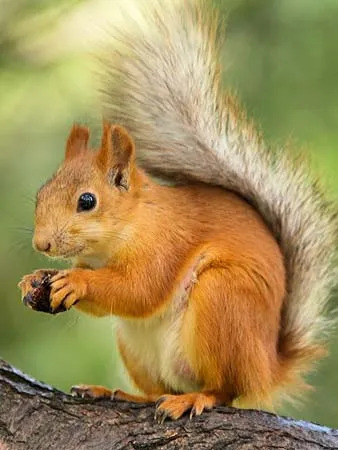
#> input picture img-1.jpg, 338 x 450 px; its folder holds 4 pictures in this run; the run also reads 2 pictures not shown here
$ jupyter execute Image_and_Video_Compressor.ipynb
#> lines starting #> are read from the running program, lines starting #| are printed output that depends on the picture; long printed decimals are rounded
# MDS Assignment - 1

## Importing necessary libraries

[cell 1]
import numpy as np
import pandas as pd
import matplotlib.pyplot as plt
import cv2 as cv
import PIL

## Image Compressor

[cell 2]
class ImageCompressor:
    def __init__(self,img_src) -> None:
        if type(img_src) == str:
            self.image_array = cv.imread(img_src)[:,:,::-1] #cv reads images in bgr format by default
            self.img_path = img_src
        elif type(img_src) == np.ndarray:
            self.image_array = img_src
            self.img_path = f'img_{np.random.randint(0,1000000000)}.jpg'
        else:
            raise TypeError("Invalid Image Source")
        self.RCh,self.GCh,self.BCh = [self.image_array[:,:,i] for i in range(3)]
        self.compressed_image_array=None
        self.S_values = []
        self.Var_covered = []
        self.ret_dims = []
        self.num_S_values = []
        self.height,self.width = self.image_array.shape[0:2]
        self.elements_before_compression = []
        self.elements_after_compression = []

    def preprocess_single_channel(self,channel_number):
        img_channel = self.image_array[:,:,channel_number]
        mean = np.mean(img_channel,axis=0)
        std = np.std(img_channel,axis=0)
        return np.divide((np.subtract(img_channel,mean)),std),mean,std

    def compress_single_channel(self,channel_number,compression_precent):
        processed_channel,mean,std = self.preprocess_single_channel(channel_number)

        U,S,V = np.linalg.svd(processed_channel)
        ret_dims = self.get_retain_dims(S,compression_precent)
        self.ret_dims.append(ret_dims)
        self.S_values.append(S)
        self.num_S_values.append(S.shape[0])
        self.Var_covered.append(np.cumsum(np.square(S))/np.sum(np.square(S))*100)
        self.elements_before_compression.append(U.shape[0]*V.shape[1])

        U = U[:,:ret_dims]
        S = np.diag(S[:ret_dims])
        V = V[:ret_dims,:]

        self.elements_after_compression.append((U.shape[0]+V.shape[1]+1)*ret_dims)

        compressed_channel = (np.dot(np.dot(U,S),V)*std+mean)
        compressed_channel[np.where(compressed_channel>255)] = 255
        compressed_channel[np.where(compressed_channel<0)] = 0
        compressed_channel = np.uint8(compressed_channel)

        return compressed_channel

    def compress_image(self,compression_percent = 0.99,asImage=False):
        self.S_values = []
        self.num_S_values = []
        self.Var_covered = []
        self.ret_dims = []
        self.elements_before_compression = []
        self.elements_after_compression = []
        self.compression_present = compression_percent*100
        self.cRCh,self.cGCh,self.cBCh = [self.compress_single_channel(i,compression_percent) for i in range(3)]
        self.compressed_image_array = np.dstack((self.cRCh,self.cGCh,self.cBCh))
        if asImage:
            return PIL.Image.fromarray(self.compressed_image_array)
        else:
            return self.compressed_image_array


    def display_compressed_image(self,detailed=True,save=False):
        display_image,display_message = (self.compressed_image_array,f"Compressed Image with {self.compression_present}% details preserved") if self.compressed_image_array is not None else (self.image_array,"Image not compressed")

        if detailed:
            fig, ax = plt.subplots(4,2,figsize=(12,7))

            ax[0,0].imshow(self.image_array)
            ax[0,0].title.set_text("Original Image")

            ax[0,1].imshow(display_image)
            ax[0,1].title.set_text(display_message)

            ax[1,0].plot(self.S_values[0],c='r')
            ax[1,0].plot([self.ret_dims[0],self.ret_dims[0]],[self.S_values[0][0],0],c='y',ls='dashed',lw=0.5)
            ax[1,0].scatter([self.ret_dims[0]],[self.S_values[0][self.ret_dims[0]]],c='y',marker='x')

            ax[1,1].plot(self.Var_covered[0],c='r')
            ax[1,1].plot([self.compression_present for i in range(len(self.Var_covered[0]))],c='y',ls='dashed',lw=0.5)
            ax[1,1].plot([self.ret_dims[0],self.ret_dims[0]],[self.Var_covered[0][0],100],c='y',ls='dashed',lw=0.5)
            ax[1,1].scatter([self.ret_dims[0]],[self.compression_present],c='y',marker='x')

            ax[2,0].plot(self.S_values[1],c='g')
            ax[2,0].plot([self.ret_dims[1],self.ret_dims[1]],[self.S_values[1][0],0],c='y',ls='dashed',lw=0.5)
            ax[2,0].scatter([self.ret_dims[1]],[self.S_values[1][self.ret_dims[1]]],c='y',marker='x')

            ax[2,1].plot(self.Var_covered[1],c='g')
            ax[2,1].plot([self.compression_present for i in range(len(self.Var_covered[1]))],c='y',ls='dashed',lw=0.5)
            ax[2,1].plot([self.ret_dims[1],self.ret_dims[1]],[self.Var_covered[1][0],100],c='y',ls='dashed',lw=0.5)
            ax[2,1].scatter([self.ret_dims[1]],[self.compression_present],c='y',marker='x')

            ax[3,0].plot(self.S_values[2],c='b')
            ax[3,0].plot([self.ret_dims[2],self.ret_dims[2]],[self.S_values[2][0],0],c='y',ls='dashed',lw=0.5)
            ax[3,0].scatter([self.ret_dims[2]],[self.S_values[2][self.ret_dims[2]]],c='y',marker='x')

            ax[3,1].plot(self.Var_covered[2],c='b')
            ax[3,1].plot([self.compression_present for i in range(len(self.Var_covered[2]))],c='y',ls='dashed',lw=0.5)
            ax[3,1].plot([self.ret_dims[2],self.ret_dims[2]],[self.Var_covered[2][0],100],c='y',ls='dashed',lw=0.5)
            ax[3,1].scatter([self.ret_dims[2]],[self.compression_present],c='y',marker='x')

            plt.setp(ax[1:,0],xlabel = "i")
            plt.setp(ax[1:,1],xlabel = "No. of singular values")

            ax[2,0].set_ylabel("i_th singular value")
            ax[2,1].set_ylabel("% variance covered")

        else:
            fig,ax = plt.subplots(1,2,figsize=(10,6))

            ax[0].imshow(self.image_array)
            ax[0].title.set_text("Original Image")

            ax[1].imshow(display_image)
            ax[1].title.set_text(display_message)

        if save:
            plt.savefig(f'comparision_{self.img_path}')
        plt.show()


    def get_retain_dims(self,S,percent_retain):
        ret_dim = 0
        tot = np.sum(np.square(S))
        variance = np.square(S)
        variance_covered = 0
        while variance_covered < percent_retain*tot:
            variance_covered += variance[ret_dim]
            ret_dim = min(ret_dim+1,len(variance)-1)
        return ret_dim

## Video Compressor

[cell 3]
class VideoCompresor:
    def __init__(self,vid_path) -> None:
        self.vid_path = vid_path
        self.video = cv.VideoCapture(self.vid_path)
        self.frame_rate=self.video.get(cv.CAP_PROP_FPS)
        self.total_frames = int(self.video.get(cv.CAP_PROP_FRAME_COUNT))
        self.frames = []
        for fno in range(0, self.total_frames):
            self.video.set(cv.CAP_PROP_POS_FRAMES, fno)
            _, image_array = self.video.read()
            self.frames.append(image_array)
        self.frames = np.array(self.frames)
        self.height,self.width = self.frames.shape[1:3]
        self.compressed_frames = []
        self.video.release()

    def compress_video(self,compression_percent=0.99):
        self.compressed_frames = []
        for frame in self.frames:
            I = ImageCompressor(frame)
            self.compressed_frames.append(I.compress_image(compression_percent))
        fourcc = cv.VideoWriter_fourcc(*'avc1')
        vid_name = self.vid_path.split('/')[-1]
        compressed_video = cv.VideoWriter(f'compressed_{vid_name}',fourcc,float(self.frame_rate),(self.width,self.height))

        for frame in self.compressed_frames:
            compressed_video.write(frame)
        compressed_video.release()

## Compressing a few images

[cell 4]
for i in range(1,5):
    I = ImageCompressor(f"img-{i}.jpg")
    img = I.compress_image(0.99,True)
    img.save(f'compressed_{i}.jpg')
    I.display_compressed_image(detailed=True,save=True)#change detailed to false to view only the image_array comparision.
    print('Compression Precentage',sum(I.elements_before_compression)/sum(I.elements_after_compression))
#> this loop made 4 passes
#| Compression Precentage 2.142
#| Compression Precentage 1.612
#| Compression Precentage 2.286
#| Compression Precentage 2.603
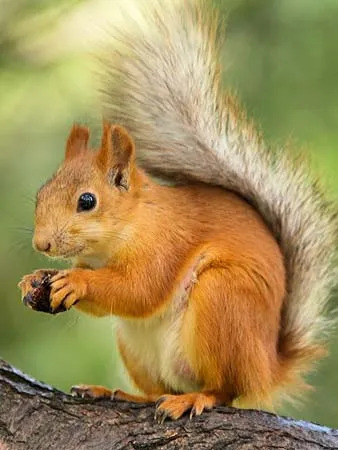
#> input picture img-1.jpg, 338 x 450 px
#> pass 1, in __init__, `self.RCh,self.GCh,self.BCh = [self.image_array[:,:,i] for i in range(3)]`:
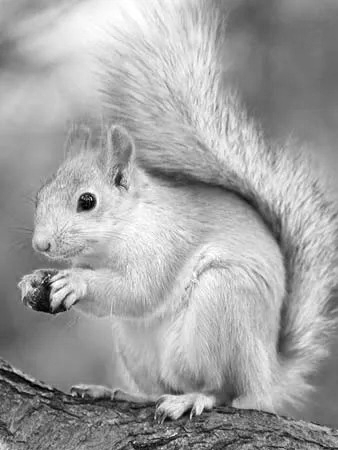
#> self.RCh: shape (450, 338); min 0, max 255, mean 162.2
#> pass 1, in __init__, `self.RCh,self.GCh,self.BCh = [self.image_array[:,:,i] for i in range(3)]`:
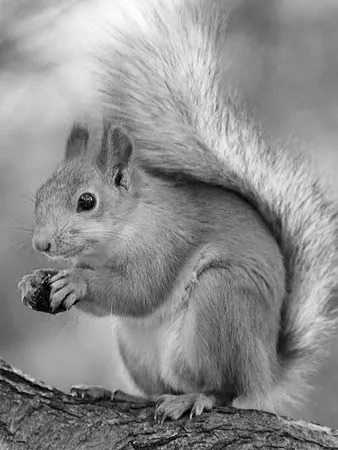
#> self.GCh: shape (450, 338); min 0, max 254, mean 141.3
#> pass 1, in __init__, `self.RCh,self.GCh,self.BCh = [self.image_array[:,:,i] for i in range(3)]`:
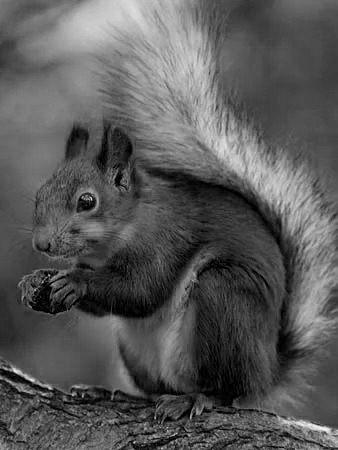
#> self.BCh: shape (450, 338); min 0, max 253, mean 88.3
#> pass 1, in display_compressed_image, `plt.savefig(f'comparision_{self.img_path}')`:
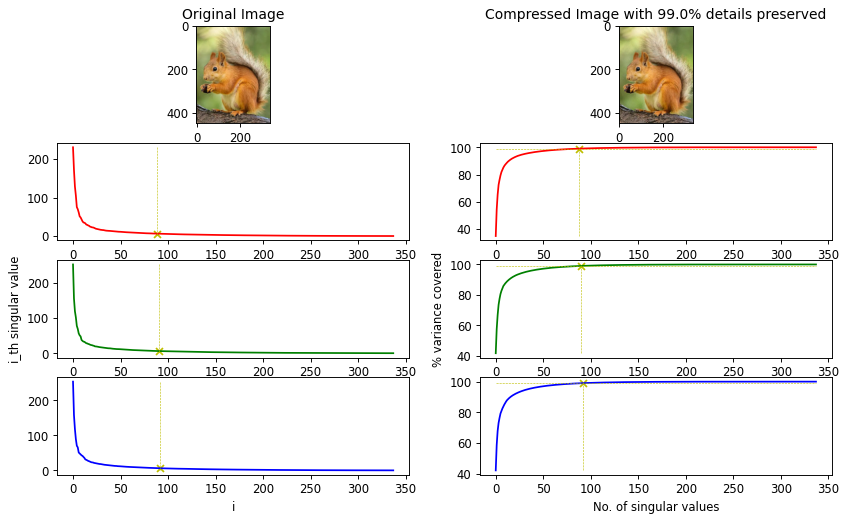
#> figure drawn by matplotlib, 8 panels; panel 3: curve peaks at x = 0, y = 230.4; panel 4: curve peaks at x = 337, y = 100; panel 5: curve peaks at x = 0, y = 251.4; panel 6: curve peaks at x = 337, y = 100
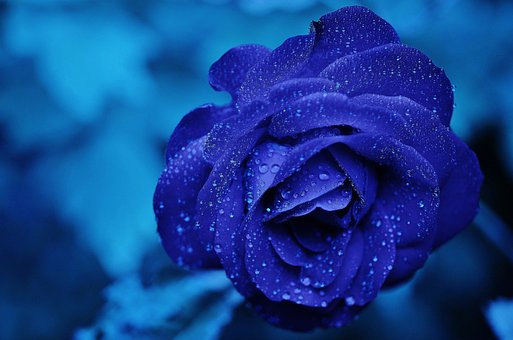
#> input picture img-2.jpg, 513 x 340 px
#> pass 2, in display_compressed_image (call 2), `plt.savefig(f'comparision_{self.img_path}')`:
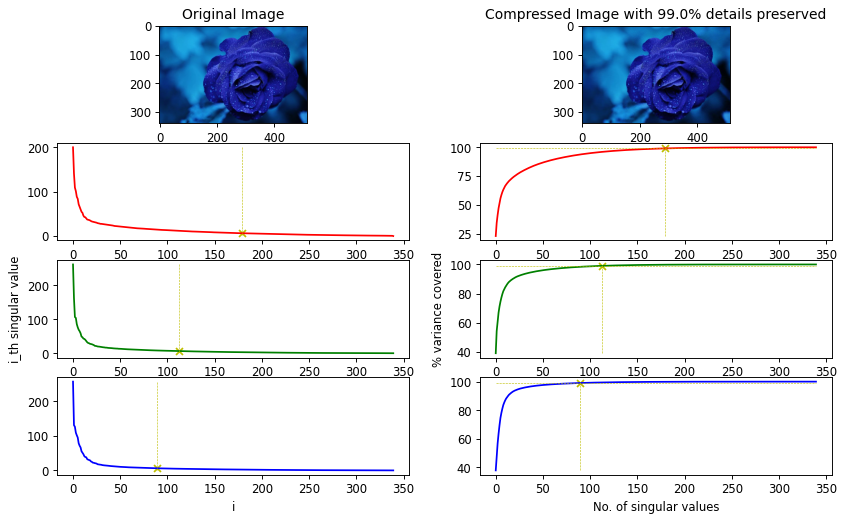
#> figure drawn by matplotlib, 8 panels; panel 3: curve peaks at x = 0, y = 200.2; panel 4: curve peaks at x = 338, y = 100; panel 5: curve peaks at x = 0, y = 261.2; panel 6: curve peaks at x = 338, y = 100
#> after the loop:
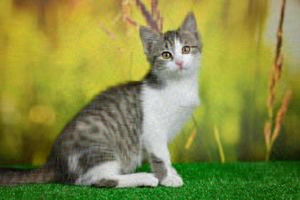
#> img: PIL image 300x200 RGB; mean R, G, B 133.7, 138.3, 67.1
